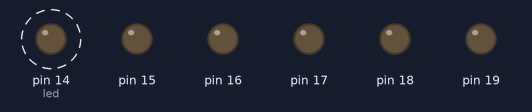
Simulated run of this sketch. Board: Arduino Uno, built with avr-gcc and run on an emulated ATmega328P. Shown: output pins drawn as LEDs (lit = HIGH). Dashed ring = blinking.

Above: at 0.5 s.
Timing chart, 0 to 4.7 s (numbered marks = the images above):
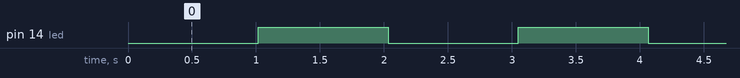

Measured:
- by itself, pin 14 (led): alternates HIGH for 1.0 s and LOW for 1.0 s

The sketch:

Ex_Timer_LedC0.ino
```cpp
#define led PC0

unsigned char contador = 0;

ISR(TIMER0_OVF_vect){
  contador++;

// 16,38ms é o período(T) de um clock com prescaler 1024.
  if(contador > (1/0.01638)){
    PORTC ^= (1 << led);
    contador = 0;
  }
}

int main(){

  DDRC = 255;
  PORTC = 0;
  // Configuração do Timer.
  TCCR0A = 0; // Timer em modo normal.
  TCCR0B |= (1 << CS02)|(1 << CS00); // Prescaler (1024) e f = 15,625kHz.
  TIMSK0 |= (1 << TOIE0); // Habilita interrupção por overflow (modo normal).
  sei(); // Liga o serviço de interrupção.

  while(1){
  }
}
```
